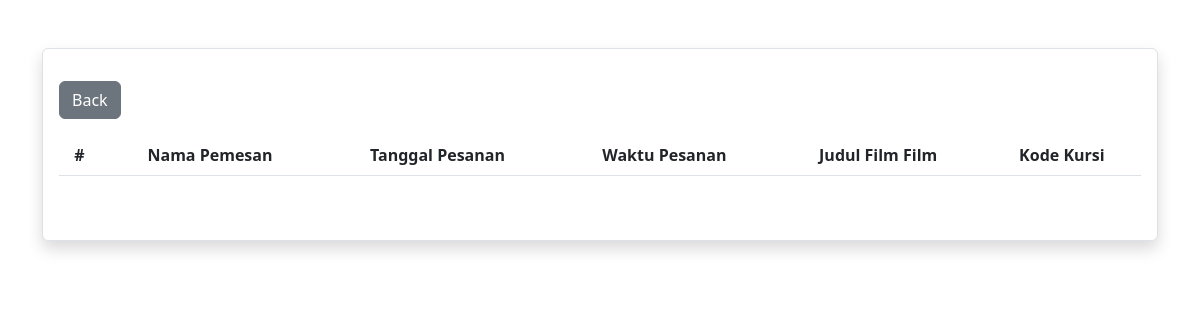
The app's page /transaksi.php (signed in), older data.
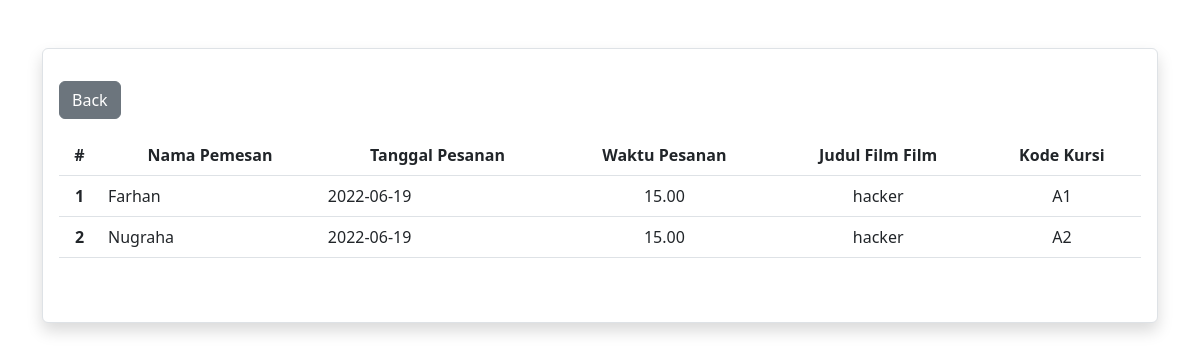
The same page, newer data.
### tables this page shows
CREATE TABLE `log_transaksi` (
  `id_logtrans` int(11) NOT NULL,
  `id_tiket` int(11) NOT NULL,
  `nama_pemesan` varchar(60) NOT NULL,
  `log_tanggal` date NOT NULL,
  `log_waktu` varchar(50) NOT NULL,
  `log_id_artikel` int(11) NOT NULL,
  `log_id_member` int(11) NOT NULL,
  `log_id_kursi` int(11) NOT NULL
);

CREATE TABLE `movies` (
  `id_artikel` int(11) NOT NULL,
  `id_member` int(11) NOT NULL,
  `type` varchar(20) NOT NULL,
  `gambar` varchar(50) NOT NULL,
  `deskripsi` text NOT NULL,
  `kategori` varchar(20) NOT NULL,
  `judul_artikel` varchar(500) NOT NULL,
  `rating` float NOT NULL,
  `harga_tiket` int(11) NOT NULL
);

CREATE TABLE `kursi` (
  `id_kursi` int(11) NOT NULL,
  `nomor_kursi` varchar(5) NOT NULL
);

### functions.php (called while the page is built, shortened)
<?php
$conn = mysqli_connect("localhost", "root", "", "db_member");
function query($query)
{
	global $conn;
	$result = mysqli_query($conn, $query);
	$rows = [];
	while ($row = mysqli_fetch_assoc($result)) {
		$rows[] = $row;
	}
	return $rows;
}

### transaksi.php (the view, shortened to what this page needs)
<?php
require 'functions.php';
$tiketing = query("SELECT register.username, log_transaksi.id_tiket, log_transaksi.nama_pemesan, log_transaksi.log_tanggal, log_transaksi.log_waktu, kursi.nomor_kursi, movies.judul_artikel from log_transaksi JOIN kursi on kursi.id_kursi=log_transaksi.log_id_kursi JOIN movies on movies.id_artikel=log_transaksi.log_id_artikel join register on register.id_member = log_transaksi.log_id_member where register.username = '$_SESSION[username]'");
?>
<!doctype html>
<html lang="en">
<head>
    <link href="https://cdn.jsdelivr.net/npm/bootstrap@5.2.0-beta1/dist/css/bootstrap.min.css" rel="stylesheet">
</head>
<body>
    <div class="container mt-5">
        <div class="shadow p-3 mb-5 bg-body rounded mt-5 border rounded pb-5">
            <div class="row">
                <div class="col">
                    <a href="admin.php" class="btn btn-secondary mt-3 mb-3">Back</a>
                </div>
            </div>
            <table class="table text-center">
                <thead>
                    <tr>
                        <th scope="col">#</th>
                        <th scope="col">Nama Pemesan</th>
                        <th scope="col">Tanggal Pesanan</th>
                        <th scope="col">Waktu Pesanan</th>
                        <th scope="col">Judul Film Film</th>
                        <th scope="col">Kode Kursi</th>
                    </tr>
                </thead>
                <tbody>
                    <?php $i = 1 ?>
                    <?php foreach ($tiketing as $tiket) : ?>
                        <tr>
                            <th scope="row"><?= $i++; ?></th>
                            <td class="text-start"><?= $tiket['nama_pemesan']; ?></td>
                            <td class="text-start"><?= $tiket['log_tanggal']; ?></td>
                            <td><?= $tiket['log_waktu']; ?></td>
                            <td><?= $tiket['judul_artikel']; ?></td>
                            <td class="text-center"><?= $tiket['nomor_kursi']; ?></td>
                        </tr>
                    <?php endforeach ?>
                </tbody>
            </table>
        </div>
    </div>
</body>
</html>

Row changes from the older to the newer data that the page shows:
added log_transaksi: nama_pemesan "Farhan", log_tanggal "2022-06-19", log_waktu "15.00", log_id_artikel.judul_artikel "hacker", log_id_kursi.nomor_kursi "A1"
added log_transaksi: nama_pemesan "Nugraha", log_tanggal "2022-06-19", log_waktu "15.00", log_id_artikel.judul_artikel "hacker", log_id_kursi.nomor_kursi "A2"
